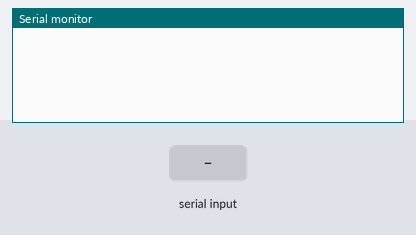
This sketch was run on a simulated Arduino Uno, built with avr-gcc and run on an emulated ATmega328P. Shown: the last lines printed to the serial monitor. The inputs (shaded band) are chosen by the test bench.

Above: at 1.2 s.
1.3 s: "ping\n" received over the second serial link
At 2.2 s:
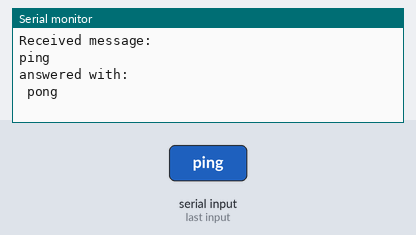
2.8 s: "1\n" received over the second serial link
At 4.0 s:
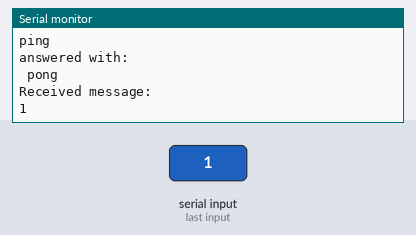

The sketch:

slave.ino
```cpp
#include<SoftwareSerial.h>

SoftwareSerial SUART(2, 3); //SRX = 0, STX = 1

void setup() {
  Serial.begin(9600);  // Start the serial communication
  SUART.begin(9600);   // Start serial communication between arduinos
}

void loop() {
  if (SUART.available() > 0) {
    String message = SUART.readStringUntil('\n');  // Read the incoming message
    Serial.println("Received message: ");
    Serial.println(message);

    message.trim();  // Remove any leading or trailing whitespace/newline characters

    if (message == "ping") {
      SUART.println("pong");  // Respond with "pong" if the message is "ping"
      Serial.println("answered with: \n pong");
    }
  }
  delay(100);  // Optional delay to help with timing issues
}
```

Measured:
- after the input at 1.3 s, the serial monitor: prints a new line at once (image 1)
- after the input at 2.8 s, the serial monitor: prints a new line at once (image 2)
